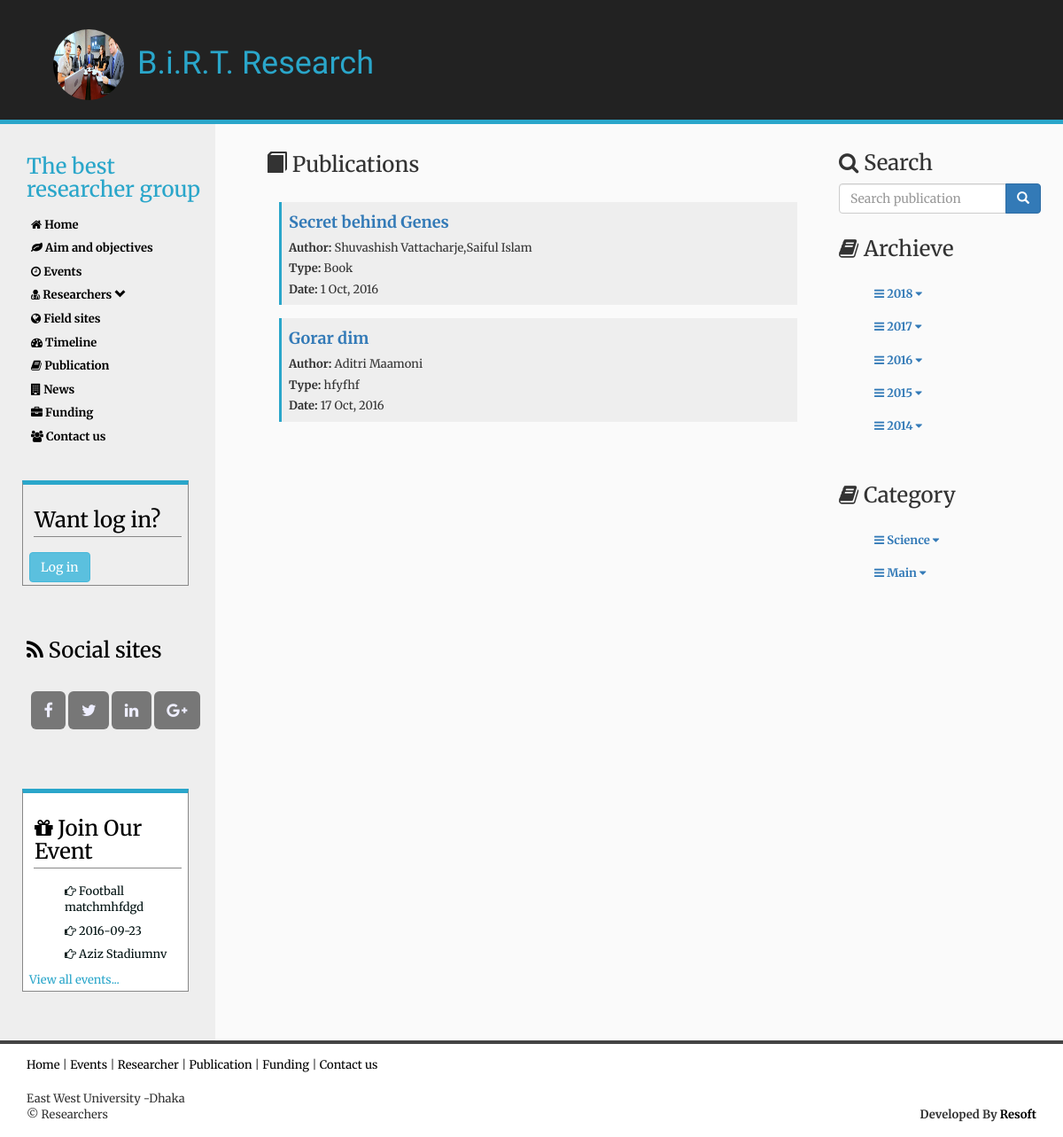
Screenshot of /index.php/user/publication with the database file from the repository.
### tables this page shows
CREATE TABLE `logo` (
  `logo_id` int(11) NOT NULL,
  `logo_link` text
);

CREATE TABLE `link` (
  `link_id` int(11) NOT NULL,
  `link_facebook` varchar(200) DEFAULT NULL,
  `link_twitter` varchar(200) DEFAULT NULL,
  `link_google_plus` varchar(200) DEFAULT NULL,
  `link_linkedin` varchar(200) DEFAULT NULL
);

CREATE TABLE `event` (
  `event_id` int(11) NOT NULL,
  `event_name` text NOT NULL,
  `event_date` date NOT NULL,
  `event_details` text NOT NULL,
  `event_place` text NOT NULL,
  `event_status` int(11) NOT NULL DEFAULT '0',
  `event_expired` int(11) NOT NULL DEFAULT '0'
);

CREATE TABLE `publication` (
  `publication_id` int(11) NOT NULL,
  `publication_title` text NOT NULL,
  `publication_summary` text NOT NULL,
  `publication_type` text NOT NULL,
  `publication_isbn_13` text NOT NULL,
  `publication_book_title` text NOT NULL,
  `publication_about_url` text NOT NULL,
  `publication_language` text NOT NULL,
  `publication_additional_information` text NOT NULL,
  `publication_classification` text NOT NULL,
  `publication_open_access` int(11) DEFAULT '1',
  `publication_download_link` text NOT NULL,
  `publication_file` text NOT NULL,
  `publication_category_fkey` int(11) NOT NULL,
  `publication_subcategory_fkey` int(11) NOT NULL,
  `publication_date` date NOT NULL,
  `publication_month` int(11) NOT NULL,
  `publication_year` int(11) NOT NULL,
  `publication_author` text NOT NULL
);

CREATE TABLE `category` (
  `category_id` int(11) NOT NULL,
  `category_name` text NOT NULL,
  `category_parent` int(11) NOT NULL
);

### application/controllers/user.php (called while the page is built, shortened)
<?php
class User extends CI_Controller {
		function __construct() {
      	$this->load->helper(array('form', 'url','file'));
      	$this->load->model('Mdl_admin');
    }
    public function publication()
    {
        $data['publication'] = 'publication';
        $data['select_logo'] = $this->Mdl_admin->select_logo();
        $data['select_publication'] = $this->Mdl_admin->select_publication();
        $data['select_link'] = $this->Mdl_admin->select_link();
        $data['select_researcher'] = $this->Mdl_admin->select_researcher();
        $data['select_event'] = $this->Mdl_admin->select_event();
        $data['latest_blog']=$this->Mdl_admin->latest_blog();
        $data['category'] = $this->Mdl_admin->load_category();
        $this->load->view('user/vw_publication_info',$data);
    }
}

### index.php (called while the page is built, shortened)
<?php
require_once BASEPATH.'core/CodeIgniter.php';

### application/models/Mdl_admin.php (called while the page is built, shortened)
<?php
	class Mdl_admin extends CI_Model {
        public function latest_blog()
        {
            $this->db->order_by('blog_id DESC');
            $this->db->limit(1);
            $query=$this->db->get('blog');
            return $query->result();
        }
        public function load_category()
        {
            $query = $this->db->get_where('category',array('category_parent'=>'0'));
            return $query->result();
        }
        public function load_subcategory($id)
        {
            $query = $this->db->get_where('category',array('category_parent'=>$id));
            return $query->result();
        }
        public function select_publication()
        {
            $this->db->order_by('publication_id','DESC');
            $query=$this->db->get('publication');
            return $query->result();
        }
        public function select_publication_archieve($year,$month)
        {
            $this->db->order_by('publication_id','DESC');
            $this->db->where(array('publication_year'=>$year,'publication_month'=>$month));
            $query=$this->db->get('publication');
            return $query->result();
        }
         public function select_event()
                {
                        $this->db->order_by('event_date','ASC');
                        $query=$this->db->get('event');
                        return $query->result();
                }
             public function select_researcher()
                {
                        $this->db->order_by('researcher_id','ASC');
                        $query=$this->db->get('researcher');
                        return $query->result();
                }
         public function select_logo()
                {
                        $query=$this->db->get('logo');
                        return $query->result();
                }
        public function select_link()
            {
                $query=$this->db->get('link');
                return $query->result();
            }
	}
?>

### application/views/user/vw_publication_info.php (the view, shortened to what this page needs)
<!DOCTYPE html>
<html lang="en">
<head>
    <link rel="stylesheet" href="http://maxcdn.bootstrapcdn.com/bootstrap/3.3.6/css/bootstrap.min.css">
    <link href="https://maxcdn.bootstrapcdn.com/font-awesome/4.6.3/css/font-awesome.min.css" rel="stylesheet" type="text/css">
</head>
<body>
  <div class="header ">
    <?php foreach ($select_logo as $value): ?>
            <h1><img src="<?php echo base_url().$value->logo_link; ?>" style="height:80px; width:80px" class="logo img-circle"></img>B.i.R.T. Research</h1>
    <?php endforeach ;
?>
  </div>
  <div class="row container">
      <div class="col-sm-3">
      <div class="sidebar">
      <ul>
      <h3>The best researcher group</h3>
      <li><b><a href="<?php echo base_url();?>user/home"><i class="fa fa-home" aria-hidden="true"></i> Home</a></b></li>
      <li><b><a href="<?php echo base_url();?>user/aim_and_objective"><i class="fa fa-leaf" aria-hidden="true"></i> Aim and objectives</a></b></li>
      <li><b><a href="<?php echo base_url();?>user/event"><i class="fa fa-clock-o" aria-hidden="true"></i> Events</a></b></li>
<li><b><a href="<?php echo base_url();?>user/researcher"><i class="fa fa-user-md" aria-hidden="true"></i> Researchers </a><a href="##"><i class="glyphicon glyphicon-chevron-down" aria-hidden="true"  data-toggle="collapse" data-target="#demo"></i></a></b></li>
      <li><b><a href="<?php echo base_url();?>user/fieldsite"><i class="fa fa-globe" aria-hidden="true"></i> Field sites</a></b></li>
      <li><b><a href="<?php echo base_url();?>user/timeline"><i class="fa fa-tachometer" aria-hidden="true"></i> Timeline</a></b></li>
      <li><b><a href="<?php echo base_url();?>user/publication"><i class="fa fa-book" aria-hidden="true"></i> Publication</a></b></li>
      <li><b><a href="<?php echo base_url();?>user/all_news"><i class="fa fa-building" aria-hidden="true"></i> News</a></b></li>
      <li><b><a href="<?php echo base_url();?>user/funding"><i class="fa fa-briefcase" aria-hidden="true"></i> Funding</a></b></li>
      <li><b><a href="<?php echo base_url();?>user/contact"><i class="fa fa-users" aria-hidden="true"></i></i> Contact us</a></b></li>
    </ul>
      <?php
      if(!$this->session->userdata('researcher_logged_in'))
      {
    ?>
    <div class="events" style="background: #eee;">
      <h3><i class="fa fa-login" aria-hidden="true"></i>Want log in?</h3>
      <div class="col-xm-12">
          <a href="<?php echo base_url().'researcher_login'?>"><button class="btn btn-info col-xm-12">Log in</button></a>
      </div>
    </div>
    <?php
      }
      ?>
      <ul class="social">
      <h3><i class="fa fa-rss" aria-hidden="true"></i> Social sites</h3>
      <?php foreach ($select_link as $value) { ?>
        <li><a href="http://<?php echo $value->link_facebook; ?>" style="width:25px; padding:10px 14.5px;"><ii class="fa fa-facebook" aria-hidden="true"></i></a></li>
        <li><a href="http://<?php echo $value->link_twitter; ?>" style="width:25px; padding:10px 14.5px;"><ii class="fa fa-twitter" aria-hidden="true"></i></a></li>
        <li><a href="http://<?php echo $value->link_linkedin; ?>" style="width:25px; padding:10px 14.5px;"><ii class="fa fa-linkedin" aria-hidden="true"></i></a></li>
        <li><a href="http://<?php echo $value->link_google_plus; ?>" style="width:25px; padding:10px 14.5px;"><ii class="fa fa-google-plus" aria-hidden="true"></i></a></li>
        <?php } ?>
      </ul>
      <div class="events">
      <h3><i class="fa fa-gift" aria-hidden="true"></i> Join Our Event</h3>
          <ul>
        <?php
            foreach ($select_event as $value) {
         ?>
              <li><i class="fa fa-hand-o-right" aria-hidden="true"></i> <?php echo $value->event_name; ?></li>
              <li><i class="fa fa-hand-o-right" aria-hidden="true"></i> <?php echo $value->event_date; ?></li>
              <li><i class="fa fa-hand-o-right" aria-hidden="true"></i> <?php echo $value->event_place; ?></li>
        <?php   break; } ?>
          </ul>
      <a href="<?php echo base_url().'user/event' ?>">View all events...</a>
      </div>
      </div>
      </div>
<div class="col-sm-6 main">
    <h3><i class="glyphicon glyphicon-book" aria-hidden="true"></i> Publications</h3><br>
    <ul class="event-list">
        <?php
        foreach ($select_publication as $value):
            $date = strtotime($value->publication_date);
            $formated_date = date('j M, Y',$date) ;
            ?>
            <li><a href="<?php echo base_url();?>user/publication_details/<?php echo $value->publication_id;?>"><h4><b> <?php echo $value->publication_title; ?></b></h4></a>
                <label>Author: </label> <?php echo $value->publication_author; ?><br>
                <label>Type: </label> <?php echo $value->publication_type; ?><br>
                <label>Date: </label> <?php echo $formated_date; ?><br>
            </li>
        <?php endforeach;
            ?>	<div class="alert alert-danger alert">
    </ul>
</div>
<div class="col-sm-3 extra-right">
    <div class="search">
        <?php
        echo form_open(base_url().'user/search');
        ?>
        <h3><i class="fa fa-search" aria-hidden="true"></i> Search</h3>
        <div class="input-group">
            <input type="text" class="form-control" placeholder="Search publication" name="search_value" id="srch-term">
            <div class="input-group-btn">
                <button class="btn btn-primary" type="submit"><i class="glyphicon glyphicon-search"></i></button>
            </div>
        </div>
        <?php
        echo form_close();
        ?>
    </div>
    <div class="publication-list search">
        <h3><i class="fa fa-book" aria-hidden="true"></i> Archieve</h3>
        <br>
        <ul>
            <?php
            $time = date("Y-m-d");
            list($year, $m, $d) = explode('-', $time);
            for($i = $year;$i>=2014;$i--){
                ?>
                <li><b><a href="##" data-toggle="collapse" data-target="#demo<?php echo $i;?>"><i class="fa fa-navicon" aria-hidden="true"></i> <?php echo $i;?> <i class="fa fa-caret-down" aria-hidden="true"></i></a></b></li>
                <br>
                <?php
            }
            ?>
    </div>
    <div class="publication-list search">
        <h3><i class="fa fa-book" aria-hidden="true"></i> Category</h3>
        <br>
        <ul>
            <?php
                foreach($category as $value_cat) {
                    $parent = $value_cat->category_id;
                    $CI =& get_instance();
                    $subcategory = $CI->Mdl_admin->load_subcategory($parent);
                    $count = count($subcategory);
            if($count==0)
            {
            ?>
                <li><b><a href="<?php echo base_url()?>user/publication_category/<?php echo $value_cat->category_id?>"><i class="fa fa-navicon" aria-hidden="true"></i> <?php echo $value_cat->category_name?> </a></b></li>
                <?php
            }
            else{
            ?>
                <li><b><a href="##" data-toggle="collapse" data-target="#demo<?php echo $parent?>"><i class="fa fa-navicon" aria-hidden="true"></i> <?php echo $value_cat->category_name?> <i class="fa fa-caret-down" aria-hidden="true"></i></a></b></li>
          <?php
            }
            ?>
        <br>
                    <?php
                }
            ?>
        </ul>
    </div>
</div>
</div>
<footer>
    <a href="<?php echo base_url();?>user/home"">Home</a> | <a href="<?php echo base_url();?>user/event">Events</a> | <a href="<?php echo base_url();?>user/researcher">Researcher</a> | <a href="<?php echo base_url();?>user/publication">Publication</a> | <a href="<?php echo base_url();?>user/funding">Funding</a> | <a href="<?php echo base_url();?>user/contact">Contact us</a>
    </br></br>East West University -Dhaka
    </br>&copy Researchers<p class="pull-right"><b>Developed By <a href="http://resoftbd.com/">Resoft</a></b></p>
</footer>
</body>
</html>

### application/views/user/vw_publication_info.php (style rules this page uses)
body { font-family: 'Merriweather', serif; margin:0px; padding:0px; overflow-x:hidden;font-size: 13px; }
.header { background:#222; width:100%!important; color:#2aa6ca; font-family: 'Vampiro One', cursive; padding-left:60px; padding-top:13px; padding-bottom:12px; border-bottom:5px solid #2aa6ca; }
.logo { height:50px; width:50px; margin-right:15px; }
.sidebar { background:#eee; color:#011; margin:0px; margin-right:42px; margin-left:-20px; padding:15px 0px; }
.sidebar h3 { color:#2aa6ca; margin-left:-5px; margin-bottom:17px; padding-right:10px; }
.sidebar a { color:#000; padding-left:0px; transition: padding 0.4s; }
.sidebar li { margin-bottom:8px; }
li { list-style:none; }
.social { margin:60px 0px; }
.social h3 { padding-bottom:10px; color:#000; }
.social li { display:inline-block; margin:15px 0px; }
.social a { color: #eef; background:#777; padding:10px;border-radius:6px; transition: background 0.7s, border-radius 0.7s; font-size:18px; }
.events { margin:40px 30px; background:#fff; border:1px solid #888; border-top:5px solid #2aa6ca; padding:3px 7px; }
.events h3 { color:#000; padding:4px 1px; margin-left:5px; border-bottom:1px solid #888; }
.event-list li { margin-left:-25px; padding:3px 8px; background:#EEE; margin-bottom:15px; border-left:3px solid #2aa6ca; }
.events a { color:#2aa6ca; }
.container { background:#fafafa;width:100%; margin:0px; padding:0px; }
.main { padding:10px 0px; padding-left:-10px; }
.extra-right { padding:5px 20px; padding-right:0px; }
.extra-right h3 { padding-top:5px; }
.search { padding:1px 10px; margin-left:17px; padding-right:25px; }
footer { border-top:4px solid #444; padding:15px 30px; width:100%; }
footer a { color:#000; border-bottom:2px solid #fff; transition: border-bottom 1s }

### rows the page displays
logo: logo_link (picture)
event: event_name "Football matchmhfdgd", event_date "2016-09-23", event_place "Aziz Stadiumnv"
publication: publication_title "Secret behind Genes", publication_author "Shuvashish Vattacharje,Saiful Islam", publication_type "Book", publication_date "1 Oct, 2016"
publication: publication_title "Gorar dim", publication_author "Aditri Maamoni", publication_type "hfyfhf", publication_date "17 Oct, 2016"
category: category_name "Science"
category: category_name "Main"
